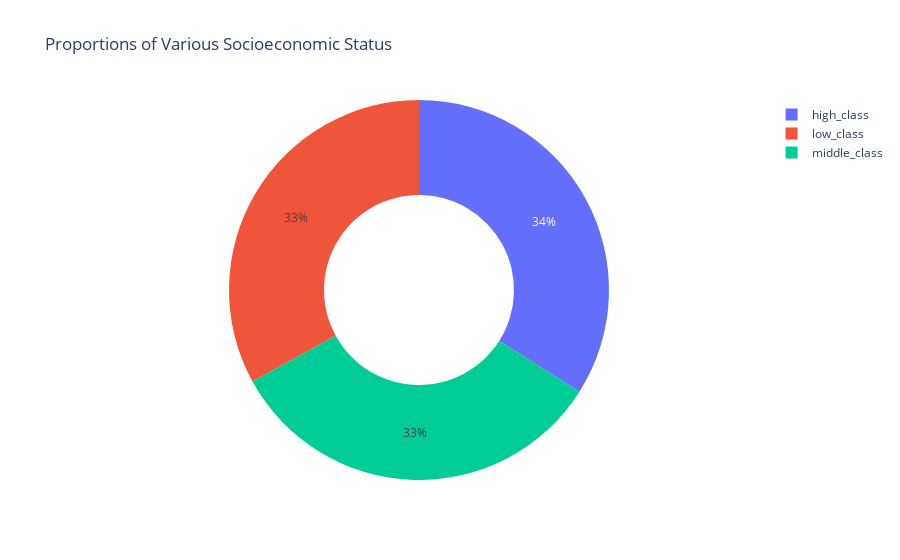

Write notebook code for a chart like this one.
### Code cell
categories = ['low_class', 'middle_class', 'high_class']
values = [len(low_class), len(middle_class), len(high_class)]

fig = ex.pie(Education, values=values, names=categories, title='Proportions of Various Socioeconomic Status', hole=0.5)
fig.show()

### Figure 1 — Plotly figure (JSON) as saved in the notebook; plotly's stock layout.template omitted (floating-point values rounded to 4 significant figures)
{"data": [{"domain": {"x": [0, 1], "y": [0, 1]}, "hole": 0.5, "hovertemplate": "label=%{label}<br>value=%{value}<extra></extra>", "labels": ["low_class", "middle_class", "high_class"], "legendgroup": "", "name": "", "showlegend": true, "type": "pie", "values": [99, 99, 102]}], "layout": {"autosize": true, "legend": {"tracegroupgap": 0}, "title": {"text": "Proportions of Various Socioeconomic Status"}}}
